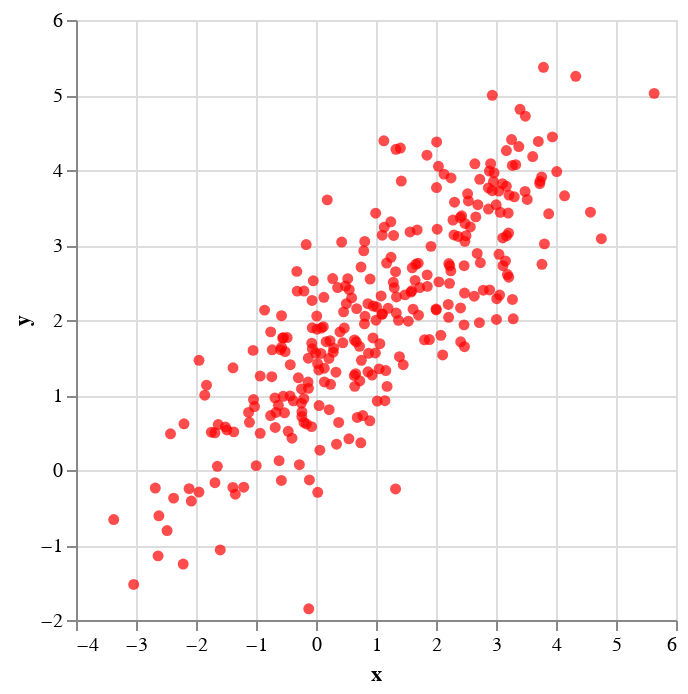

Notebook code for this chart:
### Code cell
p

### Figure 1 — Vega-Lite specification as saved in the notebook (floating-point values rounded to 4 significant figures; data arrays with more than 128 entries replaced by an {"elided": "..."} marker saying what was removed)
{"data": {"values": {"elided": "300 records"}}, "encoding": {"color": {"value": "red"}, "x": {"field": "x", "type": "quantitative"}, "y": {"field": "y", "type": "quantitative"}}, "mark": "circle"}
